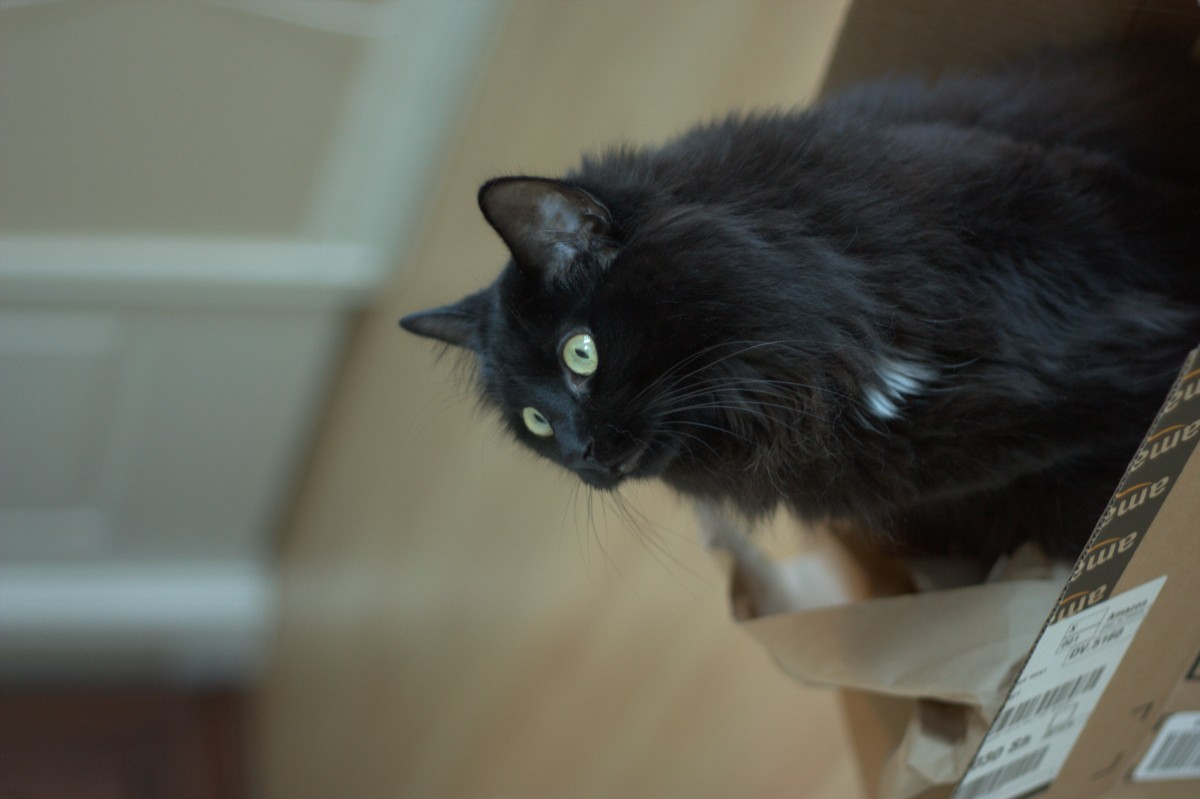
%> input picture examples/input_images/cat_in_box.jpg, 1200 x 799 px
$ octave --eval "result = logGaborAIM('../../../examples/input_images/cat_in_box.jpg');"   (GNU Octave 9; MATLAB toolbox functions it lacks are replaced by stand-ins)
%> lines starting %> are read from the running program, lines starting %| are printed output that depends on the picture
### models/matlab/AIM/gaborconvolve.m
% GABORCONVOLVE - function for convolving image with log-Gabor filters
%
% Usage: [EO, BP] = gaborconvolve(im,  nscale, norient, minWaveLength, mult, ...
%			    sigmaOnf, Lnorm, feedback)
%
% Arguments:
% The convolutions are done via the FFT.  Many of the parameters relate
% to the specification of the filters in the frequency plane.
%
%   Variable       Suggested   Description
%   name           value
%  ----------------------------------------------------------
%    im                        Image to be convolved.
%    nscale          = 4;      Number of wavelet scales.
%    norient         = 6;      Number of filter orientations.
%    minWaveLength   = 3;      Wavelength of smallest scale filter.
%    mult            = 2;      Scaling factor between successive filters.
%    sigmaOnf        = 0.65;   Ratio of the standard deviation of the
%                              Gaussian describing the log Gabor filter's
%                              transfer function in the frequency domain
%                              to the filter center frequency.
%    Lnorm            0        Optional integer indicating what norm the
%                              filters should be normalized to.  A value of 1
%                              will produce filters with the same L1 norm, 2
%                              will produce filters with matching L2
%                              norm. the default value of 0 results in no
%                              normalization (the filters have unit height
%                              Gaussian transfer functions on a log frequency
%                              scale)
%    feedback         0/1      Optional parameter.  If set to 1 a message
%                              indicating which orientation is being
%                              processed is printed on the screen.
%
% Returns:
%
%   EO - 2D cell array of complex valued convolution results
%
%        EO{s,o} = convolution result for scale s and orientation o.
%        The real part is the result of convolving with the even
%        symmetric filter, the imaginary part is the result from
%        convolution with the odd symmetric filter.
%
%        Hence:
%        abs(EO{s,o}) returns the magnitude of the convolution over the
%                     image at scale s and orientation o.
%        angle(EO{s,o}) returns the phase angles.
%
%   BP - Cell array of bandpass images corresponding to each scale s.
%
%
% Notes on filter settings to obtain even coverage of the spectrum
% dthetaOnSigma 1.5
% sigmaOnf  .85   mult 1.3
% sigmaOnf  .75   mult 1.6     (bandwidth ~1 octave)
% sigmaOnf  .65   mult 2.1
% sigmaOnf  .55   mult 3       (bandwidth ~2 octaves)
%
% For maximum speed the input image should be square and have a
% size that is a power of 2, but the code will operate on images
% of arbitrary size.
%
%
% The determination of mult given sigmaOnf is entirely empirical
% What I do is plot out the sum of the filters in the frequency domain
% and see how even the coverage of the spectrum is.
% If there are concentric 'gaps' in the spectrum one needs to
% reduce mult and/or reduce sigmaOnf (which increases filter bandwidth)
%
% If there are 'gaps' radiating outwards then one needs to reduce
% dthetaOnSigma (increasing angular bandwidth of the filters)
%

% For details of log-Gabor filters see:
% D. J. Field, "Relations Between the Statistics of Natural Images and the
% Response Properties of Cortical Cells", Journal of The Optical Society of
% America A, Vol 4, No. 12, December 1987. pp 2379-2394

% Copyright (c) 2001-2010 Peter Kovesi
% School of Computer Science & Software Engineering
% The University of Western Australia
% http://www.csse.uwa.edu.au/
%
% Permission is hereby granted, free of charge, to any person obtaining a copy
% of this software and associated documentation files (the "Software"), to deal
% in the Software without restriction, subject to the following conditions:
%
% The above copyright notice and this permission notice shall be included in
% all copies or substantial portions of the Software.
%
% The Software is provided "as is", without warranty of any kind.

% May   2001 - Original version
% April 2010 - Reworked to tidy things up. Return of bandpass images added.

function [EO, BP, FO] = gaborconvolve(im, nscale, norient, minWaveLength, mult, ...
			    sigmaOnf, Lnorm, feedback)

    if ndims(im) == 3
        warning('Colour image supplied: Converting to greyscale');
        im = rgb2gray(im);
    end

    if ~exist('Lnorm','var'), Lnorm = 0;  end
    if ~exist('feedback','var'), feedback = 0;  end
    if ~isa(im,'double'),  im = double(im);  end

    [rows cols] = size(im);
    imagefft = fft2(im);                 % Fourier transform of image
    EO = cell(nscale, norient);          % Pre-allocate cell array
    BP = cell(nscale,1);
    FO = cell(nscale, norient);

    % Pre-compute some stuff to speed up filter construction
    % Set up X and Y matrices with ranges normalised to +/- 0.5
    % The following code adjusts things appropriately for odd and even values
    % of rows and columns.
    if mod(cols,2)
        xrange = [-(cols-1)/2:(cols-1)/2]/(cols-1);
    else
        xrange = [-cols/2:(cols/2-1)]/cols;
    end

    if mod(rows,2)
        yrange = [-(rows-1)/2:(rows-1)/2]/(rows-1);
    else
        yrange = [-rows/2:(rows/2-1)]/rows;
    end

    [x,y] = meshgrid(xrange, yrange);

    radius = sqrt(x.^2 + y.^2);       % Matrix values contain *normalised* radius from centre.
    theta = atan2(y,x);               % Matrix values contain polar angle.

    radius = ifftshift(radius);       % Quadrant shift radius and theta so that filters
    theta  = ifftshift(theta);        % are constructed with 0 frequency at the corners.
    radius(1,1) = 1;                  % Get rid of the 0 radius value at the 0
                                      % frequency point (now at top-left corner)
                                      % so that taking the log of the radius will
                                      % not cause trouble.
    sintheta = sin(theta);
    costheta = cos(theta);
    clear x; clear y; clear theta;    % save a little memory

    % Filters are constructed in terms of two components.
    % 1) The radial component, which controls the frequency band that the filter
    %    responds to
    % 2) The angular component, which controls the orientation that the filter
    %    responds to.
    % The two components are multiplied together to construct the overall filter.

    % Construct the radial filter components...
    % First construct a low-pass filter that is as large as possible, yet falls
    % away to zero at the boundaries.  All log Gabor filters are multiplied by
    % this to ensure no extra frequencies at the 'corners' of the FFT are
    % incorporated. This keeps the overall norm of each filter not too dissimilar.
    lp = lowpassfilter([rows,cols],.45,15);   % Radius .45, 'sharpness' 15

    logGabor = cell(1,nscale);

    for s = 1:nscale
        wavelength = minWaveLength*mult^(s-1);
        fo = 1.0/wavelength;                  % Centre frequency of filter.
        logGabor{s} = exp((-(log(radius/fo)).^2) / (2 * log(sigmaOnf)^2));
        logGabor{s} = logGabor{s}.*lp;        % Apply low-pass filter
        logGabor{s}(1,1) = 0;                 % Set the value at the 0 frequency point of the filter
                                              % back to zero (undo the radius fudge).
        % Compute bandpass image for each scale
        if Lnorm == 2       % Normalize filters to have same L2 norm
            L = sqrt(sum(logGabor{s}(:).^2));
        elseif Lnorm == 1   % Normalize to have same L1
            L = sum(sum(abs(real(ifft2(logGabor{s})))));
        elseif Lnorm == 0   % No normalization
            L = 1;
        else
            error('Lnorm must be 0, 1 or 2');
        end

        logGabor{s} = logGabor{s}./L;
        BP{s} = ifft2(imagefft .* logGabor{s});
    end

    % The main loop...
    for o = 1:norient,                   % For each orientation.
        if feedback
            fprintf('Processing orientation %d \r', o);
        end

        angl = (o-1)*pi/norient;           % Calculate filter angle.
        wavelength = minWaveLength;        % Initialize filter wavelength.

        % Pre-compute filter data specific to this orientation
        % For each point in the filter matrix calculate the angular distance from the
        % specified filter orientation.  To overcome the angular wrap-around problem
        % sine difference and cosine difference values are first computed and then
        % the atan2 function is used to determine angular distance.
        ds = sintheta * cos(angl) - costheta * sin(angl);     % Difference in sine.
        dc = costheta * cos(angl) + sintheta * sin(angl);     % Difference in cosine.
        dtheta = abs(atan2(ds,dc));                           % Absolute angular distance.

        % Scale dtheta so that cosine spread function has the right wavelength and clamp to pi
        dtheta = min(dtheta*norient/2,pi);

        % The spread function is cos(dtheta) between -pi and pi.  We add 1,
        % and then divide by 2 so that the value ranges 0-1
        spread = (cos(dtheta)+1)/2;


% Old angular spread function
%        dThetaOnSigma = 1.2;
%        thetaSigma = pi/norient/dThetaOnSigma;  % Calculate the standard deviation of the
%                                                % angular Gaussian function used to
%                                                % construct filters in the freq. plane.
%
%        spread = exp((-dtheta.^2) / (2 * thetaSigma^2));  % Calculate the
%                                                          % angular filter component.


        for s = 1:nscale,                    % For each scale.
            filter = logGabor{s} .* spread;  % Multiply by the angular spread to get the filter

            if Lnorm == 2      % Normalize filters to have the same L2 norm ** why sqrt 2 **????
                L = sqrt(sum(real(filter(:)).^2 + imag(filter(:)).^2 ))/sqrt(2);
            elseif Lnorm == 1  % Normalize to have same L1
                L = sum(sum(abs(real(ifft2(filter)))));
            elseif Lnorm == 0   % No normalization
                L = 1;
            end
            filter = filter./L;

            % Do the convolution, back transform, and save the result in EO
            EO{s,o} = ifft2(imagefft .* filter);

            FO{s,o} = fftshift(ifft2(filter));

            wavelength = wavelength * mult;       % Finally calculate Wavelength of next filter
        end                                       % ... and process the next scale

    end  % For each orientation

    if feedback, fprintf('                                        \r'); end

### models/matlab/AIM/logGaborAIM.m
% A variant of AIM implemented to use a log-Gabor filter bank in lieu of
% the originally proposed learned ICA filter set. log-Gabor filters
% provide a parametric alternative to ICA filters without a drop in
% performance based on the results in:
% N.D.B. Bruce, X. Shi, E. Simine, and J.K. Tsotsos (2011). Visual
%     Representation in the Determination of Saliency. Proc. Computer and
%     Robot Vision (CRV)
% Function implemented by: Calden Wloka
function salmap = logGaborAIM(inimname)

    lum = imresize(rgb2gray(im2double(imread(inimname))),1.0);
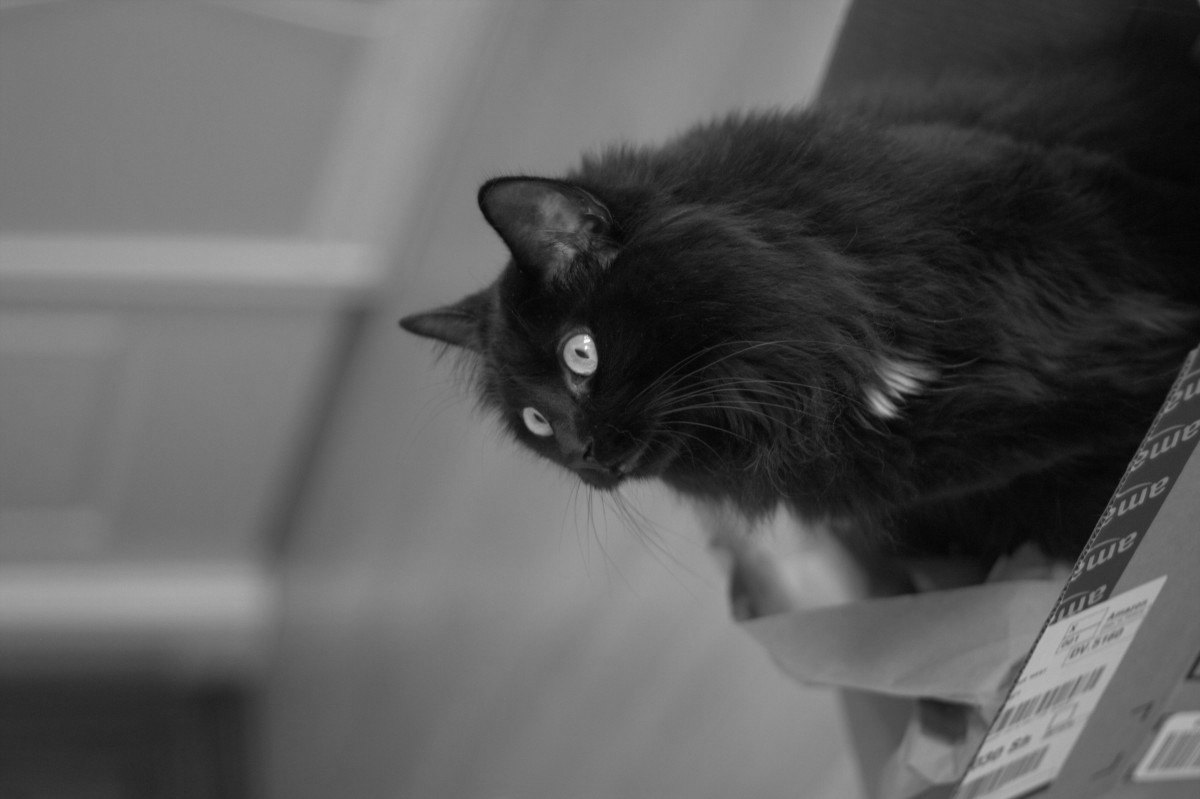
%> lum: size 799x1200 double; min 0.0146, max 0.977, mean 0.358
    %lum = rgb2gray(im2double(imread(inimname)));
    nscale = 3; norient = 6;
    Lcounter=0;
    logV1stackL = zeros(size(lum,1),size(lum,2),nscale*norient);

    G=gaborconvolve(lum,nscale,norient,3,2,0.65,1);
%> in gaborconvolve, `radius(1,1) = 1;`:
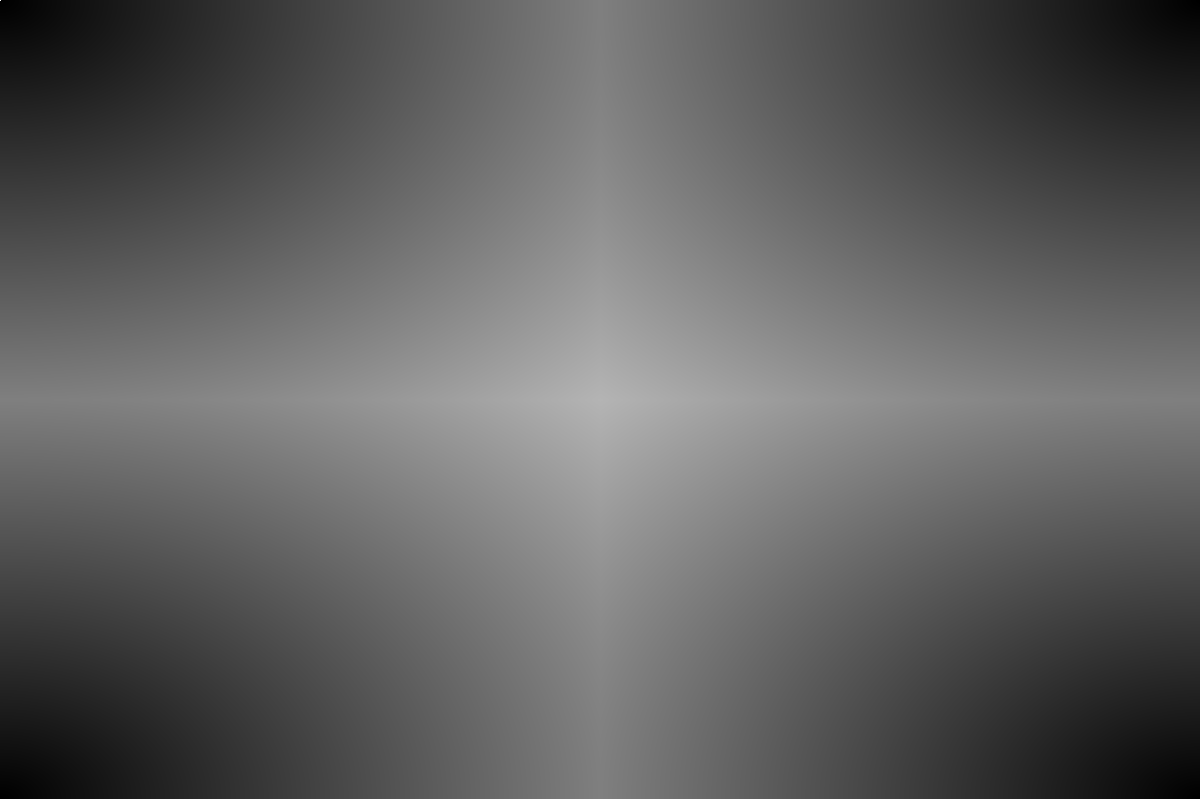
%> radius: size 799x1200 double; min 0.000833, max 1, mean 0.383
%> the run ends on the next line

        for i=1:nscale
        for j=1:norient
            Lcounter=Lcounter+1;
            logV1stackL(:,:,Lcounter) = real(G{i,j}); % OPTION - USE REAL OR IMAGE HERE?
        end
        end

        [R, C, Z] = size(logV1stackL);
        %salmap = selfinfo(logV1stackL,1);

        salmap = zeros(R,C);
        for i = 1:Z
            tempsalmap = selfinfo(logV1stackL(:,:,i), 1);
            salmap = salmap + tempsalmap;
        end
end

$ run again, on examples/input_images/cat_on_tower.jpg
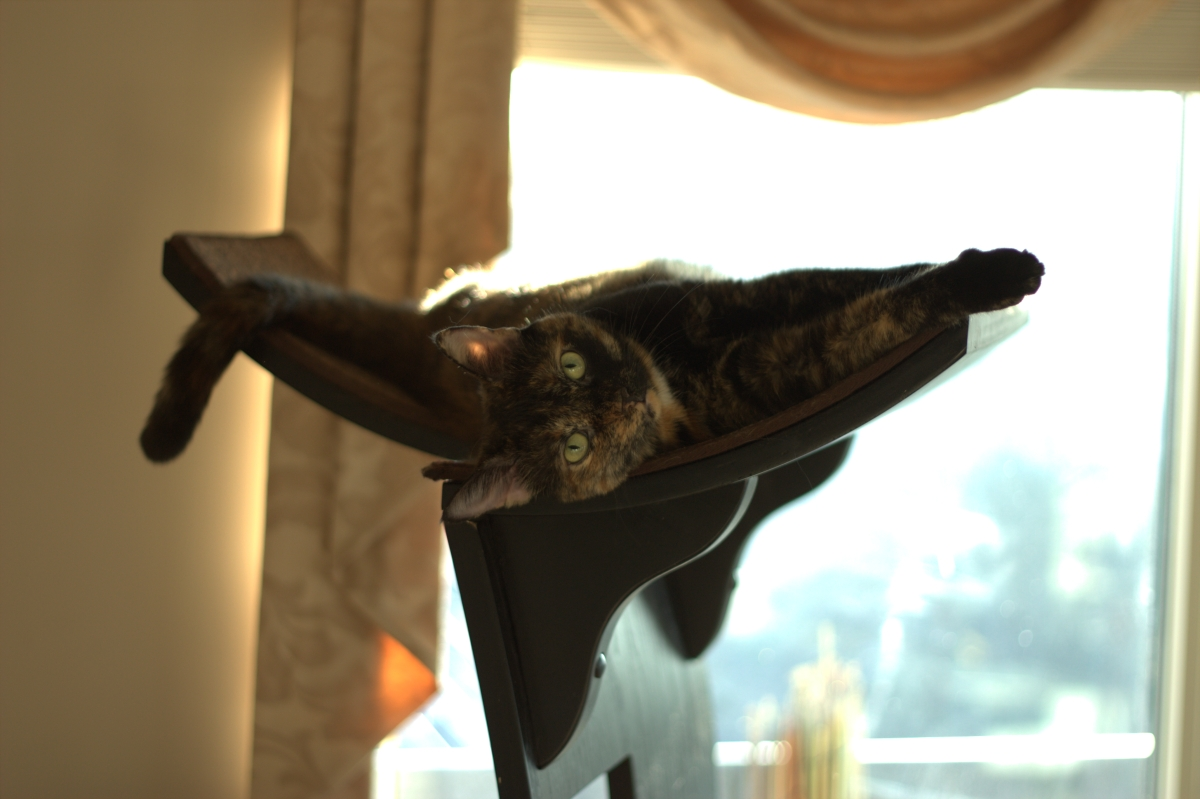
%> input picture examples/input_images/cat_on_tower.jpg, 1200 x 799 px
%> in logGaborAIM, `lum = imresize(rgb2gray(im2double(imread(inimname))),1.0);`:
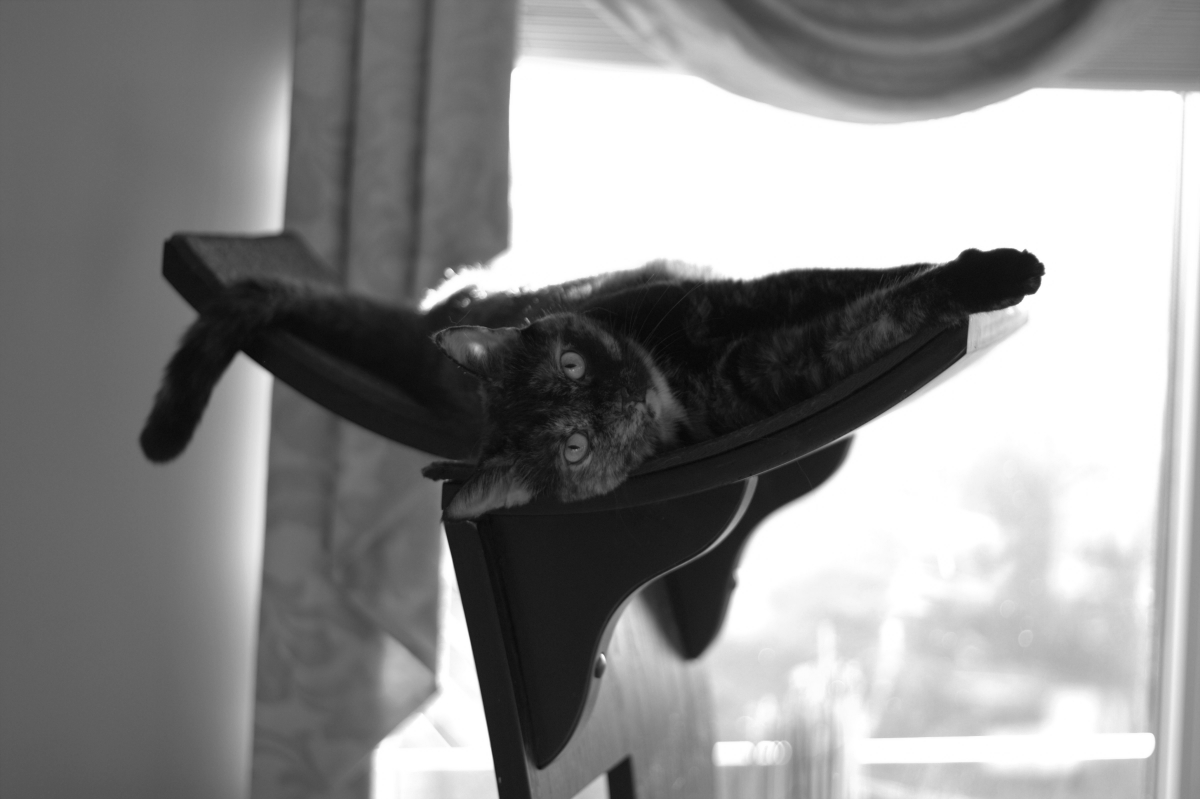
%> lum: size 799x1200 double; min 0.0305, max 1, mean 0.557
